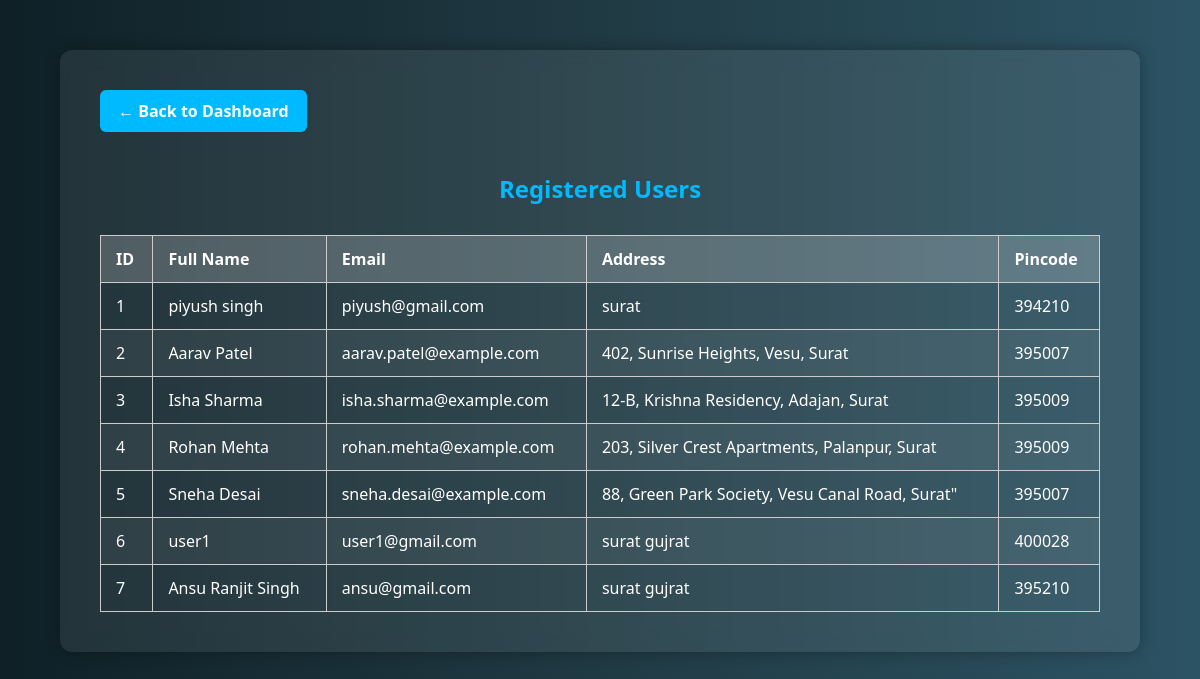
Screenshot of /view_users with the database file from the repository.
### app.py (models this page shows)
class User(db.Model):
    __tablename__ = 'users'
    id = db.Column(db.Integer, primary_key=True, autoincrement=True)
    email = db.Column(db.String(80), nullable=False, unique=True)
    password = db.Column(db.String(30), nullable=False)
    name = db.Column(db.String(30), nullable=False)
    address = db.Column(db.String(100), nullable=False)
    pin_code = db.Column(db.String(6), nullable=False)
    is_admin = db.Column(db.Boolean, default=False)

### app.py (the view)
@app.route("/view_users")
def view_users():
    users = User.query.all()
    return render_template('view_users.html',users=users)

### templates/view_users.html (shortened to what this page needs)
<!DOCTYPE html>
<html lang="en">
<head>
</head>
<body>
  <div class="container">
    <a href="/admin_dashboard" class="btn-back">← Back to Dashboard</a>
    <h2>Registered Users</h2>
    <table>
      <thead>
        <tr>
          <th>ID</th>
          <th>Full Name</th>
          <th>Email</th>
          <th>Address</th>
          <th>Pincode</th>
        </tr>
      </thead>
      <tbody>
        {% for user in users %}
        <tr>
          <td>{{ user.id }}</td>
          <td>{{ user.name }}</td>
          <td>{{ user.email }}</td>
          <td>{{ user.address }}</td>
          <td>{{ user.pin_code }}</td>
        </tr>
        {% endfor %}
      </tbody>
    </table>
  </div>
</body>
</html>

### templates/view_users.html (style rules this page uses)
body { margin: 0; font-family: 'Segoe UI', Tahoma, Geneva, Verdana, sans-serif; background: linear-gradient(to right, #0f2027, #203a43, #2c5364); color: white; }
.container { max-width: 1000px; margin: 50px auto; background: rgba(255, 255, 255, 0.08); padding: 40px; border-radius: 12px; backdrop-filter: blur(10px); box-shadow: 0 0 15px rgba(0,0,0,0.3); }
h2 { text-align: center; color: #00baff; margin-bottom: 30px; }
.btn-back { display: inline-block; margin-bottom: 20px; padding: 10px 18px; border-radius: 6px; background-color: #00baff; color: white; text-decoration: none; font-weight: bold; }
table { width: 100%; border-collapse: collapse; margin-top: 10px; }
th, td { padding: 12px 15px; border: 1px solid #ccc; text-align: left; }
th { background-color: rgba(255, 255, 255, 0.2); }
tbody tr:nth-child(even) { background-color: rgba(255, 255, 255, 0.05); }

### rows the page displays
User: id "1", name "piyush singh", email "piyush@gmail.com", address "surat", pin_code "394210"
User: id "2", name "Aarav Patel", email "aarav.patel@example.com", address "402, Sunrise Heights, Vesu, Surat", pin_code "395007"
User: id "3", name "Isha Sharma", email "isha.sharma@example.com", address "12-B, Krishna Residency, Adajan, Surat", pin_code "395009"
User: id "4", name "Rohan Mehta", email "rohan.mehta@example.com", address "203, Silver Crest Apartments, Palanpur, Surat", pin_code "395009"
User: id "5", name "Sneha Desai", email "sneha.desai@example.com", address "88, Green Park Society, Vesu Canal Road, Surat\"", pin_code "395007"
User: id "6", name "user1", email "user1@gmail.com", address "surat gujrat", pin_code "400028"
User: id "7", name "Ansu Ranjit Singh", email "ansu@gmail.com", address "surat gujrat", pin_code "395210"
